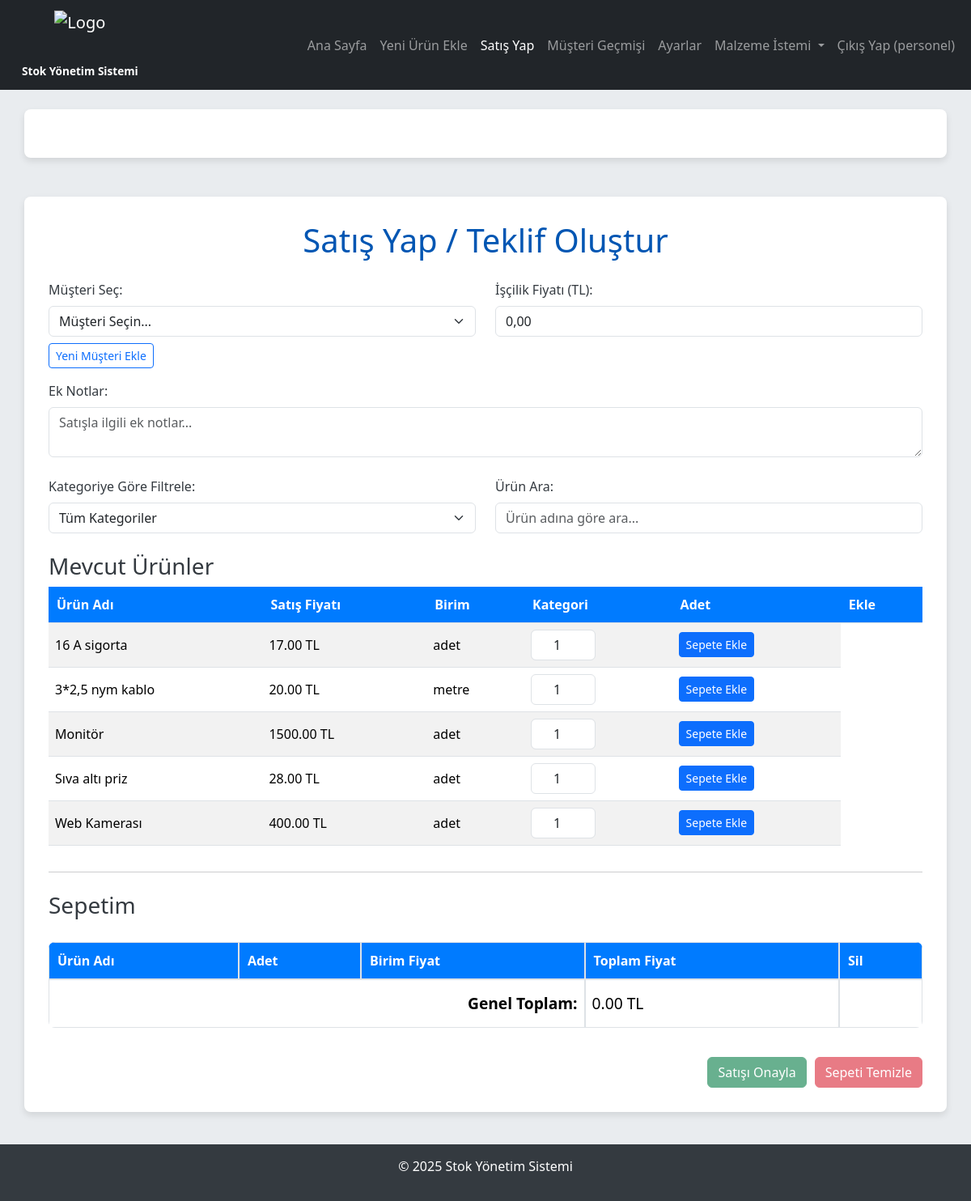
Screenshot of /satis_yap (signed in) with the database file from the repository.
### tables this page shows
CREATE TABLE urunler (
            id INTEGER PRIMARY KEY AUTOINCREMENT,
            ad TEXT NOT NULL,
            stok INTEGER NOT NULL,
            alis_fiyat REAL NOT NULL,
            satis_fiyat REAL NOT NULL,
            birim TEXT NOT NULL,
            kategori TEXT NOT NULL
        );

### app.py (the view)
@app.route('/satis_yap')
@login_required
def satis_yap():
    conn = get_db_connection()
    urunler = conn.execute('SELECT * FROM urunler ORDER BY ad').fetchall()
    kategoriler = conn.execute('SELECT DISTINCT kategori FROM urunler ORDER BY kategori').fetchall()
    musteriler = conn.execute('SELECT id, ad_soyad FROM musteriler ORDER BY ad_soyad').fetchall()
    conn.close()
    return render_template('satis_yap.html', urunler=urunler, kategoriler=kategoriler, musteriler=musteriler)

### app.py (called while the page is built)
def get_db_connection():
    conn = sqlite3.connect('stok.db')
    conn.row_factory = sqlite3.Row
    return conn

def login_required(f):
    @wraps(f)
    def decorated_function(*args, **kwargs):
        if 'kullanici_id' not in session:
            flash('Bu sayfaya erişmek için giriş yapmalısınız.', 'danger')
            return redirect(url_for('giris'))
        return f(*args, **kwargs)
    return decorated_function

### templates/satis_yap.html (shortened to what this page needs)
<!DOCTYPE html>
<html lang="tr">
<head>
    <link href="https://cdn.jsdelivr.net/npm/bootstrap@5.3.3/dist/css/bootstrap.min.css" rel="stylesheet">
    <link rel="stylesheet" href="https://cdnjs.cloudflare.com/ajax/libs/font-awesome/6.0.0-beta3/css/all.min.css" />
</head>
<body>
    <nav class="navbar navbar-expand-lg navbar-dark bg-dark mb-4">
        <div class="container-fluid">
            <a class="navbar-brand" href="{{ url_for('anasayfa') }}">
                <img src="{{ url_for('static', filename='images/logo.png') }}" alt="Logo" class="logo-img">
                <span class="app-title-text">Stok Yönetim Sistemi</span>
            </a>
            <div class="collapse navbar-collapse" id="navbarNav">
                <ul class="navbar-nav ms-auto">
                    <li class="nav-item">
                        <a class="nav-link" href="{{ url_for('anasayfa') }}">Ana Sayfa</a>
                    </li>
                    <li class="nav-item">
                        <a class="nav-link" href="{{ url_for('yeni_urun') }}">Yeni Ürün Ekle</a>
                    </li>
                    <li class="nav-item">
                        <a class="nav-link active" aria-current="page" href="{{ url_for('satis_yap') }}">Satış Yap</a>
                    </li>
                    <li class="nav-item">
                        <a class="nav-link" href="{{ url_for('musteri_gecmisi') }}">Müşteri Geçmişi</a>
                    </li>
                    <li class="nav-item">
                        <a class="nav-link" href="{{ url_for('ayarlar') }}">Ayarlar</a>
                    </li>
                    {% if session.get('kullanici_id') %}
                    <li class="nav-item dropdown">
                        <a class="nav-link dropdown-toggle" href="#" id="navbarDropdownMalzemeIstemi" role="button" data-bs-toggle="dropdown" aria-expanded="false">
                            Malzeme İstemi
                        </a>
                    </li>
                    {% endif %}
                    {% if session.get('kullanici_id') %}
                    <li class="nav-item">
                        <a class="nav-link" href="{{ url_for('cikis') }}">Çıkış Yap ({{ session.get('kullanici_adi') }})</a>
                    </li>
                    {% endif %}
                </ul>
            </div>
        </div>
    </nav>
    <div class="container mt-3">
    </div>
    <div class="container mt-5">
        <h1>Satış Yap / Teklif Oluştur</h1>
        <div class="row mb-4">
            <div class="col-md-6">
                <label for="musteri_sec" class="form-label">Müşteri Seç:</label>
                <select id="musteri_sec" class="form-select" required onchange="checkSaleReadiness()">
                    <option value="">Müşteri Seçin...</option>
                </select>
                <a href="{{ url_for('musteri_ekle') }}" class="btn btn-sm btn-outline-primary mt-2">Yeni Müşteri Ekle</a>
            </div>
            <div class="col-md-6">
                <label for="iscilik_fiyati" class="form-label">İşçilik Fiyatı (TL):</label>
                <input type="text" id="iscilik_fiyati" class="form-control" value="0,00" oninput="formatAndLimitCurrency(this, 100000); updateTotalAndCheckReadiness();">
            </div>
            <div class="col-12 mt-3">
                <label for="ek_notlar" class="form-label">Ek Notlar:</label>
                <textarea id="ek_notlar" class="form-control" rows="2" placeholder="Satışla ilgili ek notlar..."></textarea>
            </div>
        </div>
        <div class="row mb-3">
            <div class="col-md-6">
                <label for="kategori_filtre_satis" class="form-label">Kategoriye Göre Filtrele:</label>
                <select id="kategori_filtre_satis" class="form-select" onchange="filterProducts()">
                    <option value="Tümü">Tüm Kategoriler</option>
                </select>
            </div>
            <div class="col-md-6">
                <label for="urun_arama" class="form-label">Ürün Ara:</label>
                <input type="text" id="urun_arama" class="form-control" onkeyup="filterProducts()" placeholder="Ürün adına göre ara...">
            </div>
        </div>
        <h3 class="mt-4">Mevcut Ürünler</h3>
        <div class="table-responsive">
            <table class="table table-striped table-hover" id="urunListesi">
                <thead>
                    <tr>
                        <th>Ürün Adı</th>
                        <th>Satış Fiyatı</th>
                        <th>Birim</th>
                        <th>Kategori</th>
                        <th>Adet</th>
                        <th>Ekle</th>
                    </tr>
                </thead>
                <tbody>
                    {% for urun in urunler %}
                    <tr data-id="{{ urun['id'] }}" data-ad="{{ urun['ad'] }}" data-fiyat="{{ urun['satis_fiyat'] }}" data-stok="{{ urun['stok'] }}" data-kategori="{{ urun['kategori'] }}">
                        <td>{{ urun['ad'] }}</td>
                        <td>{{ "%.2f"|format(urun['satis_fiyat']) }} TL</td>
                        <td>{{ urun['birim'] }}</td>
                        <td><input type="number" class="form-control adet-input" value="1" min="1"  onchange="validateAdet(this)"></td>
                        <td><button class="btn btn-sm btn-primary" onclick="addToCart(this)">Sepete Ekle</button></td>
                    </tr>
                    {% endfor %}
                </tbody>
            </table>
        </div>
        <hr>
        <h3 class="mt-4">Sepetim</h3>
        <div class="table-responsive">
            <table class="table table-bordered" id="sepet">
                <thead>
                    <tr>
                        <th>Ürün Adı</th>
                        <th>Adet</th>
                        <th>Birim Fiyat</th>
                        <th>Toplam Fiyat</th>
                        <th>Sil</th>
                    </tr>
                </thead>
                <tfoot>
                    <tr>
                        <td colspan="3" style="text-align: right;"><strong>Genel Toplam:</strong></td>
                        <td id="genelToplam">0.00 TL</td>
                        <td></td>
                    </tr>
                </tfoot>
            </table>
        </div>
        <div class="sepet-buttons">
            <button onclick="confirmSale()" id="satisOnaylaBtn" class="btn btn-success" disabled>Satışı Onayla</button>
            <button onclick="clearCart()" id="sepetiTemizleBtn" class="btn btn-danger" disabled>Sepeti Temizle</button>
        </div>
    </div>
    <footer>
        <p>&copy; {{ now().year }} Stok Yönetim Sistemi</p>
    </footer>
</body>
</html>

### templates/satis_yap.html (style rules this page uses)
body { font-family: 'Segoe UI', Tahoma, Geneva, Verdana, sans-serif; background-color: #e9ecef; color: #343a40; }
.navbar-brand { display: flex; flex-direction: column; align-items: center; text-align: center; padding: 5px 15px; }
.navbar-brand .logo-img { height: 60px; width: auto; margin-bottom: 5px; }
.navbar-brand .app-title-text { font-size: 0.85rem; font-weight: bold; color: white; white-space: nowrap; }
.container { background-color: #ffffff; border-radius: 8px; box-shadow: 0 4px 8px rgba(0, 0, 0, 0.1); padding: 30px; }
h1 { color: #0056b3; margin-bottom: 25px; text-align: center; }
#urunListesi th, #sepet th { background-color: #007bff; color: white; padding: 10px; }
#urunListesi td, #sepet td { padding: 8px; vertical-align: middle; }
.adet-input { width: 80px; text-align: center; }
#sepet { width: 100%; margin-top: 20px; border-collapse: separate; border-spacing: 0; border-radius: 8px; overflow: hidden; }
#sepet th, #sepet td { border: 1px solid #dee2e6; }
#sepet tfoot td { font-size: 1.2rem; padding-top: 15px; padding-bottom: 15px; }
.sepet-buttons { margin-top: 20px; display: flex; gap: 10px; justify-content: flex-end; }
footer { margin-top: 40px; padding: 15px; background-color: #343a40; color: white; text-align: center; width: 100%; }

### rows the page displays
urunler: ad "16 A sigorta", satis_fiyat "17.00", birim "adet"
urunler: ad "3*2,5 nym kablo", satis_fiyat "20.00", birim "metre"
urunler: ad "Monitör", satis_fiyat "1500.00", birim "adet"
urunler: ad "Sıva altı priz", satis_fiyat "28.00", birim "adet"
urunler: ad "Web Kamerası", satis_fiyat "400.00", birim "adet"

### other values shown
{{ session.get('kullanici_adi') }} "personel"
